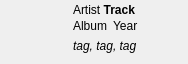
<ui version="4.0" >
 <class>TrackListViewItem</class>
 <widget class="QWidget" name="TrackListViewItem" >
  <property name="geometry" >
   <rect>
    <x>0</x>
    <y>0</y>
    <width>188</width>
    <height>64</height>
   </rect>
  </property>
  <property name="sizePolicy" >
   <sizepolicy vsizetype="Maximum" hsizetype="Expanding" >
    <horstretch>0</horstretch>
    <verstretch>0</verstretch>
   </sizepolicy>
  </property>
  <property name="windowTitle" >
   <string/>
  </property>
  <layout class="QHBoxLayout" name="horizontalLayout" >
   <property name="spacing" >
    <number>0</number>
   </property>
   <property name="margin" >
    <number>0</number>
   </property>
   <item>
    <widget class="QLabel" name="cover" >
     <property name="minimumSize" >
      <size>
       <width>64</width>
       <height>64</height>
      </size>
     </property>
     <property name="maximumSize" >
      <size>
       <width>64</width>
       <height>64</height>
      </size>
     </property>
     <property name="text" >
      <string/>
     </property>
    </widget>
   </item>
   <item>
    <layout class="QVBoxLayout" name="verticalLayout" >
     <property name="spacing" >
      <number>0</number>
     </property>
     <property name="leftMargin" >
      <number>9</number>
     </property>
     <property name="topMargin" >
      <number>3</number>
     </property>
     <item>
      <widget class="QLabel" name="artist" >
       <property name="text" >
        <string>Artist &lt;b>Track&lt;/b></string>
       </property>
      </widget>
     </item>
     <item>
      <layout class="QHBoxLayout" name="h" >
       <property name="spacing" >
        <number>6</number>
       </property>
       <property name="topMargin" >
        <number>2</number>
       </property>
       <property name="bottomMargin" >
        <number>6</number>
       </property>
       <item>
        <widget class="QLabel" name="album" >
         <property name="text" >
          <string>Album</string>
         </property>
        </widget>
       </item>
       <item>
        <widget class="QLabel" name="year" >
         <property name="sizePolicy" >
          <sizepolicy vsizetype="Preferred" hsizetype="Expanding" >
           <horstretch>0</horstretch>
           <verstretch>0</verstretch>
          </sizepolicy>
         </property>
         <property name="text" >
          <string>Year</string>
         </property>
        </widget>
       </item>
      </layout>
     </item>
     <item>
      <widget class="QLabel" name="tags" >
       <property name="font" >
        <font>
         <italic>true</italic>
        </font>
       </property>
       <property name="text" >
        <string>tag, tag, tag</string>
       </property>
      </widget>
     </item>
     <item>
      <spacer>
       <property name="orientation" >
        <enum>Qt::Vertical</enum>
       </property>
       <property name="sizeHint" stdset="0" >
        <size>
         <width>20</width>
         <height>2</height>
        </size>
       </property>
      </spacer>
     </item>
    </layout>
   </item>
   <item>
    <layout class="QVBoxLayout" name="verticalLayout_2" >
     <property name="spacing" >
      <number>0</number>
     </property>
     <property name="margin" >
      <number>9</number>
     </property>
     <item>
      <layout class="QGridLayout" name="gridLayout" >
       <property name="spacing" >
        <number>4</number>
       </property>
       <item row="0" column="0" >
        <widget class="QLabel" name="add" >
         <property name="text" >
          <string/>
         </property>
         <property name="pixmap" >
          <pixmap resource="TrackListView.qrc" >:/TrackListView/add.png</pixmap>
         </property>
        </widget>
       </item>
       <item row="0" column="1" >
        <widget class="QLabel" name="love" >
         <property name="text" >
          <string/>
         </property>
         <property name="pixmap" >
          <pixmap resource="TrackListView.qrc" >:/TrackListView/love.png</pixmap>
         </property>
        </widget>
       </item>
       <item row="1" column="1" >
        <widget class="QLabel" name="share" >
         <property name="text" >
          <string/>
         </property>
         <property name="pixmap" >
          <pixmap resource="TrackListView.qrc" >:/TrackListView/share.png</pixmap>
         </property>
        </widget>
       </item>
       <item row="1" column="0" >
        <widget class="QLabel" name="ban" >
         <property name="text" >
          <string/>
         </property>
         <property name="pixmap" >
          <pixmap resource="TrackListView.qrc" >:/TrackListView/ban.png</pixmap>
         </property>
        </widget>
       </item>
      </layout>
     </item>
     <item>
      <spacer name="verticalSpacer" >
       <property name="orientation" >
        <enum>Qt::Vertical</enum>
       </property>
       <property name="sizeHint" stdset="0" >
        <size>
         <width>20</width>
         <height>0</height>
        </size>
       </property>
      </spacer>
     </item>
    </layout>
   </item>
  </layout>
 </widget>
 <resources>
  <include location="TrackListView.qrc" />
 </resources>
 <connections/>
</ui>
